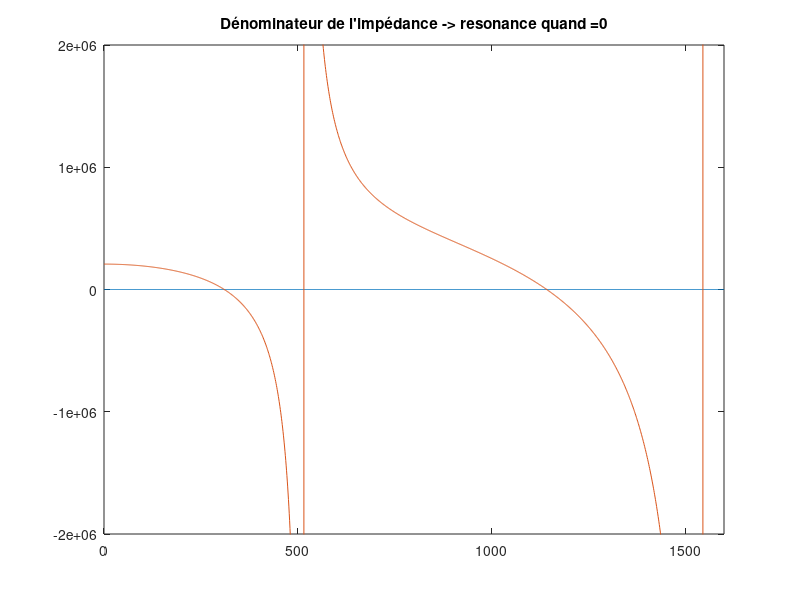
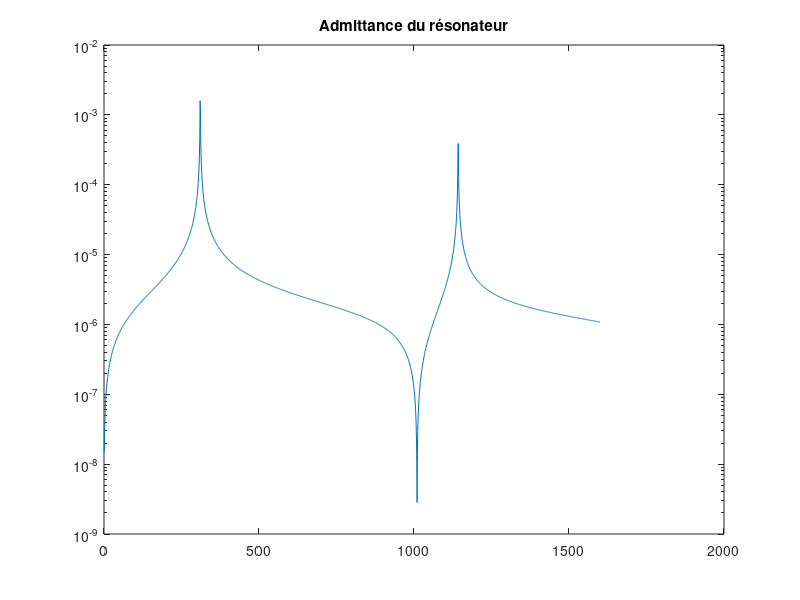

MATLAB code to generate these figures, in order:
% Pourquoi l'approximation basses fréquences donne-t-elle une fréquence de résonance aussi éloignée de la solution analytique ?
clear all; close all;

D = 0.05;	%diamètre cavité
L = 0.165;	%hauteur cavité
S = pi*(D/2)^2;	%section cavité
V = L*S;	%volume cavité

d = 0.02; %diamètre goulot
l = 0.02; %longueur du col
s = pi*(d/2)^2; %section du col

c=340;
rho = 1.2;
Zc1 = rho*c/S;	%impédance cavite
Zc2 = rho*c/s;	%impedance volume

fmax = 1600;
f=0:1:fmax;
k= 2*pi*f/c;

% Formule avec approx kl<<1

fres = c*sqrt(s/(V*l))/(2*pi);
disp(["avec la formule, fres = " num2str(fres)]);

% Résolution numérique de la formule analytique

a = Zc1-Zc2*tan(k*l).*tan(k*L);
b= Zc2*j*tan(k*L)+j*Zc1*tan(k*l);

Z = Zc2*(a./b); 

plot(f,zeros(size(f)));
hold on
plot(f,a);
axis([0 fmax -2*10^6 2*10^6]);
title("Dénominateur de l'impédance -> resonance quand =0");

%figure
%semilogy(f,abs(Z));

figure 
semilogy(f(2:end),abs(1./Z(2:end)));
title('Admittance du résonateur');
[valeur fres]=max(abs(1./Z));
disp(["en calculant l'impedance ramenée, fres = " num2str(fres)]);



